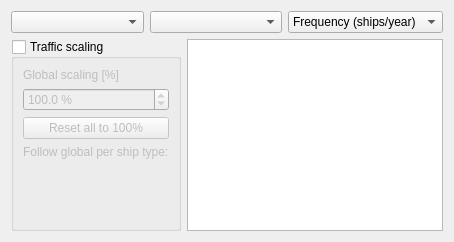
        <widget class="QWidget" name="Traffic_tab">
         <attribute name="title">
                    <string>Traffic Data</string>
         </attribute>
         <layout class="QVBoxLayout" name="verticalLayout_3">
          <item>
           <layout class="QHBoxLayout" name="horizontalLayout_3" stretch="0,0,0">
            <item>
             <widget class="QComboBox" name="cbTrafficSelectSeg">
              <property name="sizePolicy">
               <sizepolicy hsizetype="Expanding" vsizetype="Fixed">
                <horstretch>0</horstretch>
                <verstretch>0</verstretch>
               </sizepolicy>
              </property>
             </widget>
            </item>
            <item>
             <widget class="QComboBox" name="cbTrafficDirectionSelect">
              <property name="sizePolicy">
               <sizepolicy hsizetype="Expanding" vsizetype="Fixed">
                <horstretch>0</horstretch>
                <verstretch>0</verstretch>
               </sizepolicy>
              </property>
             </widget>
            </item>
            <item>
             <widget class="QComboBox" name="cbSelectType">
              <property name="sizePolicy">
               <sizepolicy hsizetype="Expanding" vsizetype="Fixed">
                <horstretch>0</horstretch>
                <verstretch>0</verstretch>
               </sizepolicy>
              </property>
              <item>
               <property name="text">
                <string>Frequency (ships/year)</string>
               </property>
              </item>
              <item>
               <property name="text">
                <string>Speed (knots)</string>
               </property>
              </item>
              <item>
               <property name="text">
                <string>Draught (meters)</string>
               </property>
              </item>
              <item>
               <property name="text">
                <string>Ship heights (meters)</string>
               </property>
              </item>
              <item>
               <property name="text">
                <string>Scaling (%)</string>
               </property>
              </item>
             </widget>
            </item>
           </layout>
          </item>
          <item>
           <layout class="QHBoxLayout" name="hlTrafficBody">
            <item>
             <widget class="QGroupBox" name="gbScalingControls">
              <property name="sizePolicy">
               <sizepolicy hsizetype="Fixed" vsizetype="Expanding">
                <horstretch>0</horstretch>
                <verstretch>0</verstretch>
               </sizepolicy>
              </property>
              <property name="maximumSize">
               <size>
                <width>260</width>
                <height>16777215</height>
               </size>
              </property>
              <property name="toolTip">
               <string>Traffic scaling controls.  Untick the title to collapse this panel and reclaim the space.</string>
              </property>
              <property name="title">
               <string>Traffic scaling</string>
              </property>
              <property name="checkable">
               <bool>true</bool>
              </property>
              <property name="checked">
               <bool>false</bool>
              </property>
              <layout class="QVBoxLayout" name="vlScalingControlsOuter">
               <item>
                <widget class="QWidget" name="wScalingContent" native="true">
                 <property name="visible">
                  <bool>false</bool>
                 </property>
                 <layout class="QVBoxLayout" name="vlScalingContent">
                  <property name="leftMargin">
                   <number>0</number>
                  </property>
                  <property name="rightMargin">
                   <number>0</number>
                  </property>
                  <property name="topMargin">
                   <number>0</number>
                  </property>
                  <property name="bottomMargin">
                   <number>0</number>
                  </property>
                  <item>
                   <widget class="QLabel" name="lbGlobalScaling">
                    <property name="text">
                     <string>Global scaling [%]</string>
                    </property>
                   </widget>
                  </item>
                  <item>
                   <widget class="QDoubleSpinBox" name="dsbGlobalTrafficScaling">
                    <property name="toolTip">
                     <string>Multiplier applied to Frequency for every ship-type row whose "Follow global" checkbox is ticked.  Editing a cell in the Scaling (%) view auto-unticks that row so the typed value sticks.</string>
                    </property>
                    <property name="suffix">
                     <string> %</string>
                    </property>
                    <property name="decimals">
                     <number>1</number>
                    </property>
                    <property name="minimum">
                     <double>0.000000000000000</double>
                    </property>
                    <property name="maximum">
                     <double>100000.000000000000000</double>
                    </property>
                    <property name="value">
                     <double>100.000000000000000</double>
                    </property>
                   </widget>
                  </item>
                  <item>
                   <widget class="QPushButton" name="pbResetTrafficScaling">
                    <property name="text">
                     <string>Reset all to 100%</string>
                    </property>
                   </widget>
                  </item>
                  <item>
                   <widget class="QLabel" name="lbFollowGlobalHeader">
                    <property name="text">
                     <string>Follow global per ship type:</string>
                    </property>
                   </widget>
                  </item>
                  <item>
                   <layout class="QVBoxLayout" name="vlFollowGlobalCheckboxes"/>
                  </item>
                  <item>
                   <spacer name="verticalSpacerScalingControls">
                    <property name="orientation">
                     <enum>Qt::Vertical</enum>
                    </property>
                    <property name="sizeHint" stdset="0">
                     <size>
                      <width>20</width>
                      <height>40</height>
                     </size>
                    </property>
                   </spacer>
                  </item>
                 </layout>
                </widget>
               </item>
              </layout>
             </widget>
            </item>
            <item>
             <widget class="QTableWidget" name="twTrafficData"/>
            </item>
           </layout>
          </item>
         </layout>
        </widget>
